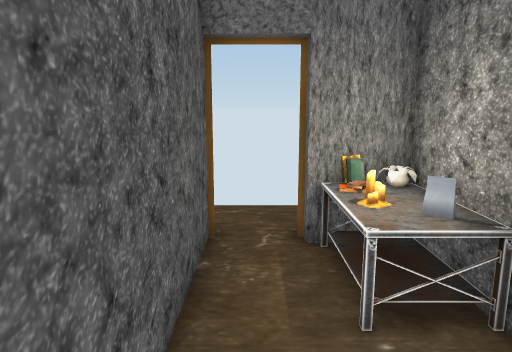
view 1 (above)

18 first-person views from a walk through a 3-D level made in the Unity game engine. The camera is 1.3 m above the floor, tilts 10° down and sees 70° across. The floor is counted in squares, 0.5 m on a side. Each view is taken from the middle of a square. On the plan, view 1 faces up. The plan holds only what a view shows up to about 20 squares ahead; the rest is blank. The place goes on beyond the plan. The player is left out. Door leaves are left out, so doorways stand open. Some surface patterns are stand-ins.

view 2
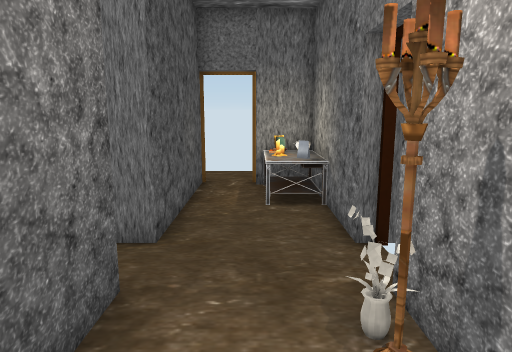

view 3
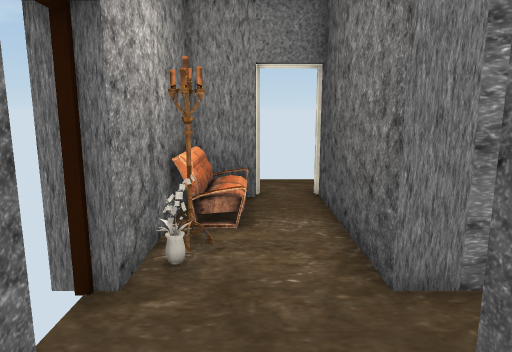

view 4
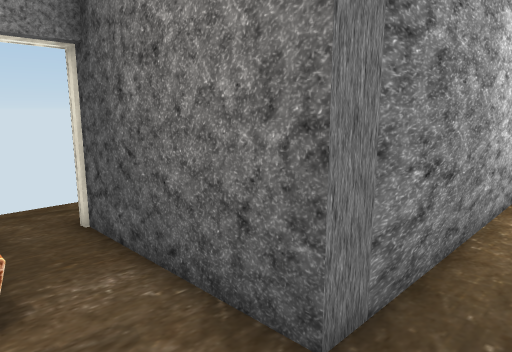

view 5
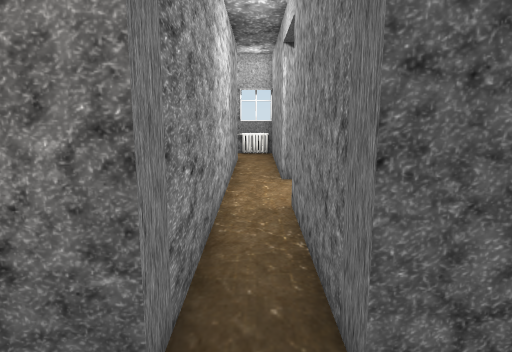

view 6
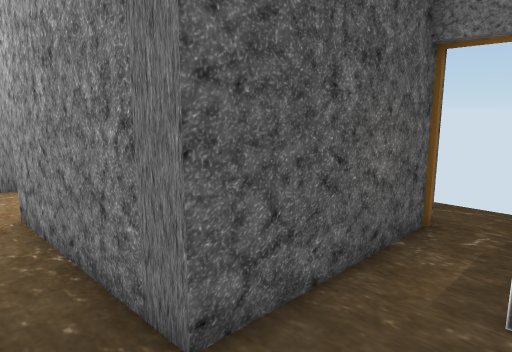

view 7
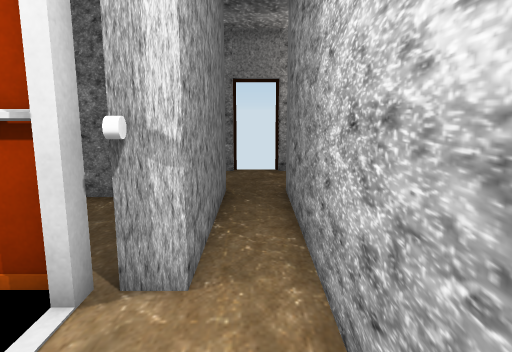

view 8
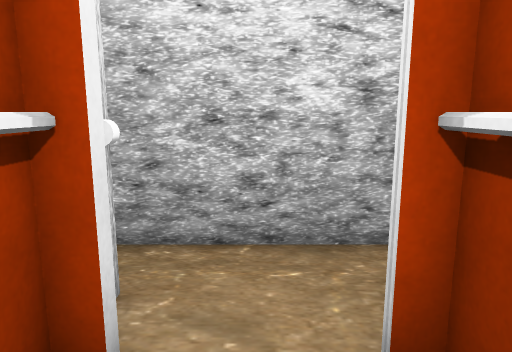

view 9
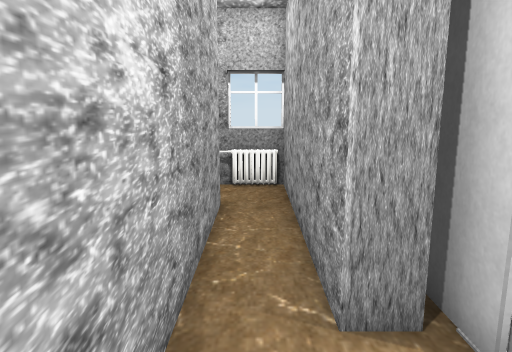

view 10
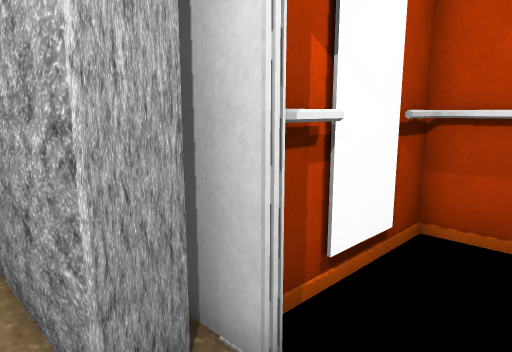

view 11
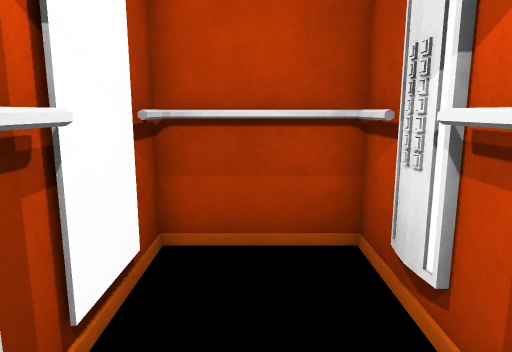

view 12
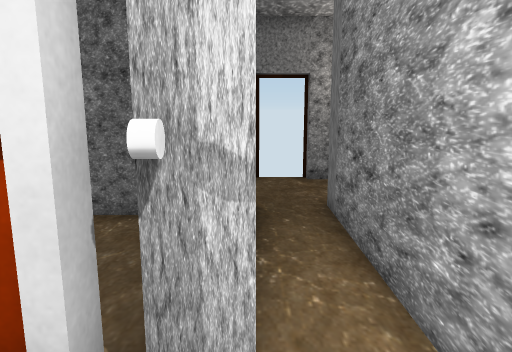

view 13
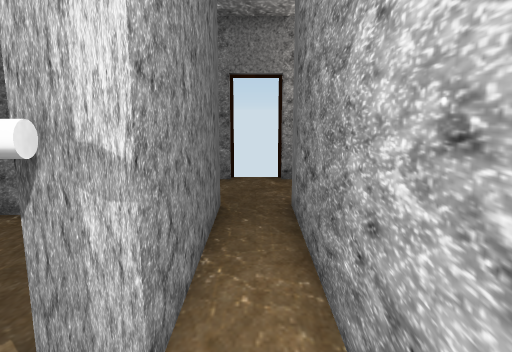

view 14
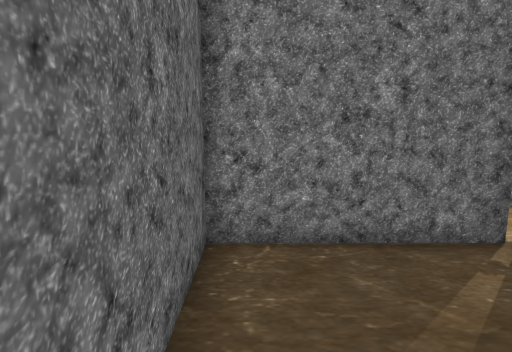

view 15
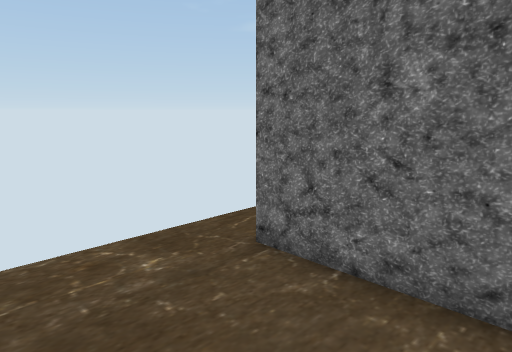

view 16
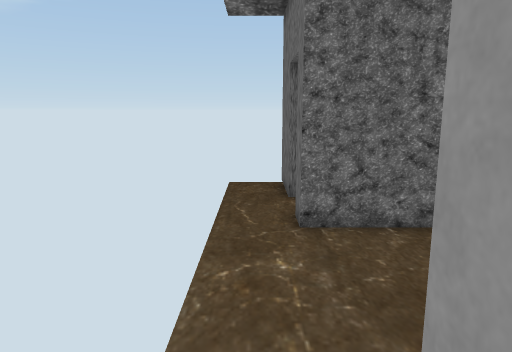

view 17
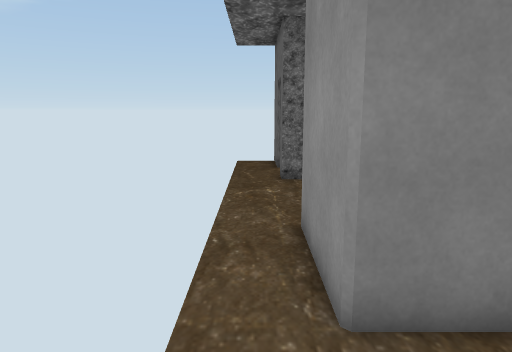

view 18
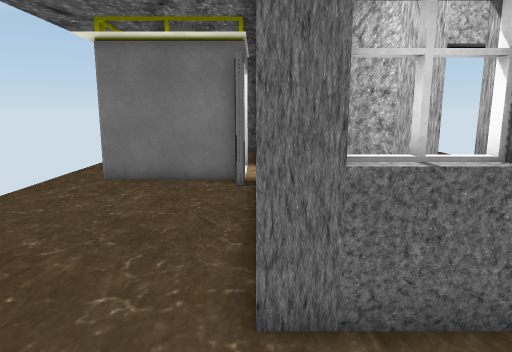

### Floor plan
Points are (right, up) in squares from view 1. A wall is a line through its corners. A room is listed if a view was taken in it or the views show most of it. See-through windows are left out.
Room 1 (views 1, 2, 3, 4, 5, 6, 9)
walls: (3, 1) (3, 4.5); (2.1, -3) (2, -2.8); (2.2, -3.2) (2.6, -2.9); (2.5, -3) (2.2, -3.1); (2.6, -3.1) (2.3, -3.3) (2.1, -2.8); (2.6, -3.2) (1.9, -2.9) (2.3, -2.7); (1, -7) (3, -7); (3, -6.5) (3, -1); (2.5, 7) (1, 7); (-1, 8) (-1, 1) (-8, 1); (-8.5, -1) (-1, -1) (-1, -8)
ways out: opening at (-8, 0) to room 2; open door at (0, 7.2) to room 4; open door at (0, -7.8); open door at (3.2, 0)
objects: other object (1, 5) to (3, 6); other object (2, -4) to (3, -4); other object (2, -2); other object (2, 4); other object (2, 6)
Room 2 (views 7, 10, 11, 12, 13)
walls: (-12, 2.1) (-12, 1) (-18.4, 1); (-11.2, 2.4) (-13, 2.4); (-18, -1) (-8.5, -1); (-8, 1) (-8, 2)
ways out: opening at (-8, 0) to room 1; open door at (-10, 2) to room 3; opening at (-19, 0)
Room 3 (view 8)
walls: (-11.6, 4.2) (-11.6, 2.8); (-8.3, 5.9) (-8.3, 7.6) (-11.6, 7.6) (-11.6, 6.2); (-8.1, 4.5) (-8.2, 5.4); (-11.7, 6.2) (-11.7, 4.2); (-12, 6.4) (-12, 2.7); (-8.3, 2.8) (-8.3, 4.6); (-8, 2.7) (-8, 7.8) (-12, 7.8)
ways out: open door at (-10, 2) to room 2
Room 4 (views 14, 15, 16)
walls: (-8, 2) (-2, 2) (-2, 8) (-1, 8); (1, 8) (4, 8); (-12, 8) (-7.9, 8)
ways out: open door at (0, 7.2) to room 1; opening at (-12, 9) to room 5
Room 5 (view 17)
walls: (-12, 2.7) (-12, 8)
ways out: opening at (-12, 9) to room 4; opening at (-24.5, 1.5) to room 6
Room 6 (view 18)
walls: (-21.8, -1) (-21, -1); (-21.6, -1) (-21.6, 1); (-22, 0.9) (-22, 2); (-20.4, 1) (-21.4, 1) (-21.4, -1)
ways out: opening at (-24.5, 1.5) to room 5
objects: other object (-22, 0); other object (-21, 0)

Where each view was taken, in squares from view 1:
view 1: 0 up, 0 right, facing up
view 2: 6 down, 1 right, facing up
view 3: 4 up, 1 right, facing down
view 4: 1 up, 2 right, facing down-left
view 5: 0 up, 2 right, facing left
view 6: 1 down, 2 right, facing up-left
view 7: 0 up, 13 left, facing right
view 8: 6 up, 10 left, facing down
view 9: 0 up, 8 left, facing left
view 10: 0 up, 9 left, facing up-left
view 11: 1 up, 10 left, facing up
view 12: 1 up, 11 left, facing right
view 13: 0 up, 11 left, facing right
view 14: 9 up, 3 left, facing down
view 15: 3 up, 7 left, facing up-right
view 16: 9 up, 10 left, facing right
view 17: 9 up, 16 left, facing right
view 18: 2 up, 26 left, facing right
